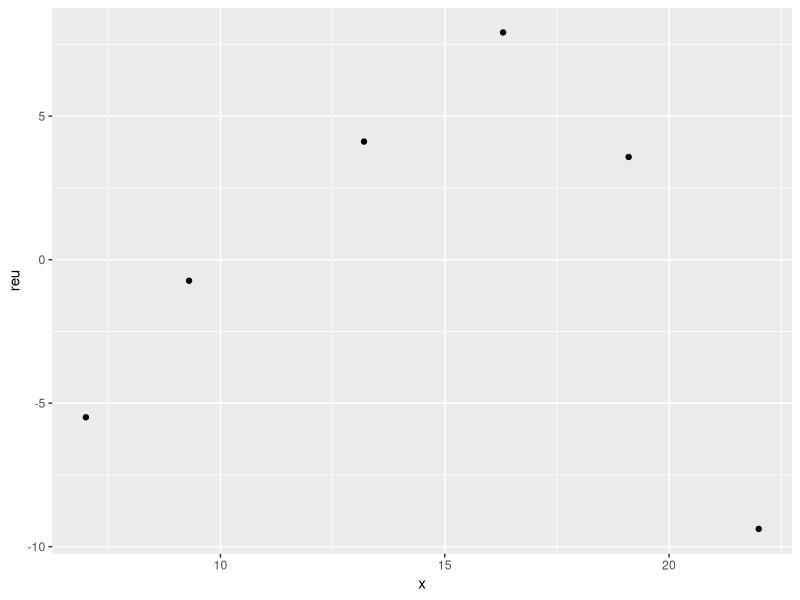

Generate this figure with R:

library(tidyverse)
x = c(7,9.3,13.2,16.3,19.1,22.0)
y = c(1046 ,1065 ,1094, 1117 ,1130 ,1135)

model = lm(y~x)
summary(model)

y_hat = function(x){
  a = coefficients(model)[1]
  b = coefficients(model)[2]
  return (a + b*x)
}

reu = y-y_hat(x)
n = length(x)
nevner = c()
S_xx = sum(x**2)-n*mean(x)**2
for (i in 1:n){
  o = (1-1/n-(x[i]-mean(x))**2/S_xx)**0.5*7.265
  nevner = c(nevner,o)
}

print(nevner)
reu = reu
cor(x,y)
ggplot() + geom_point(aes(x = x , y = reu))
